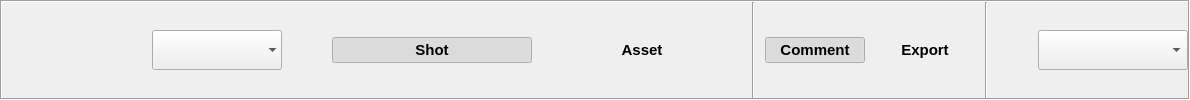
     <widget class="QFrame" name="topMenuFrame">
      <property name="sizePolicy">
       <sizepolicy hsizetype="Preferred" vsizetype="Minimum">
        <horstretch>0</horstretch>
        <verstretch>0</verstretch>
       </sizepolicy>
      </property>
      <property name="maximumSize">
       <size>
        <width>16777215</width>
        <height>16777215</height>
       </size>
      </property>
      <property name="frameShape">
       <enum>QFrame::Box</enum>
      </property>
      <property name="frameShadow">
       <enum>QFrame::Sunken</enum>
      </property>
      <layout class="QHBoxLayout" name="horizontalLayout_13">
       <property name="spacing">
        <number>10</number>
       </property>
       <property name="leftMargin">
        <number>150</number>
       </property>
       <property name="topMargin">
        <number>0</number>
       </property>
       <property name="rightMargin">
        <number>0</number>
       </property>
       <property name="bottomMargin">
        <number>0</number>
       </property>
       <item>
        <widget class="QComboBox" name="prj_ComboBox">
         <property name="sizePolicy">
          <sizepolicy hsizetype="Fixed" vsizetype="Fixed">
           <horstretch>0</horstretch>
           <verstretch>0</verstretch>
          </sizepolicy>
         </property>
         <property name="minimumSize">
          <size>
           <width>130</width>
           <height>40</height>
          </size>
         </property>
         <property name="maximumSize">
          <size>
           <width>130</width>
           <height>16777215</height>
          </size>
         </property>
         <property name="font">
          <font>
           <pointsize>15</pointsize>
           <weight>75</weight>
           <bold>true</bold>
          </font>
         </property>
         <property name="editable">
          <bool>false</bool>
         </property>
         <property name="duplicatesEnabled">
          <bool>false</bool>
         </property>
         <property name="frame">
          <bool>false</bool>
         </property>
        </widget>
       </item>
       <item>
        <spacer name="horizontalSpacer_2">
         <property name="orientation">
          <enum>Qt::Horizontal</enum>
         </property>
         <property name="sizeHint" stdset="0">
          <size>
           <width>40</width>
           <height>20</height>
          </size>
         </property>
        </spacer>
       </item>
       <item>
        <widget class="QPushButton" name="shotPushButton">
         <property name="sizePolicy">
          <sizepolicy hsizetype="Minimum" vsizetype="Fixed">
           <horstretch>0</horstretch>
           <verstretch>0</verstretch>
          </sizepolicy>
         </property>
         <property name="minimumSize">
          <size>
           <width>200</width>
           <height>0</height>
          </size>
         </property>
         <property name="font">
          <font>
           <pointsize>11</pointsize>
           <weight>75</weight>
           <bold>true</bold>
          </font>
         </property>
         <property name="styleSheet">
          <string notr="true"/>
         </property>
         <property name="text">
          <string>Shot</string>
         </property>
         <property name="checkable">
          <bool>true</bool>
         </property>
         <property name="checked">
          <bool>true</bool>
         </property>
         <property name="autoExclusive">
          <bool>true</bool>
         </property>
         <property name="flat">
          <bool>true</bool>
         </property>
        </widget>
       </item>
       <item>
        <widget class="QPushButton" name="assetsPushButton">
         <property name="sizePolicy">
          <sizepolicy hsizetype="Minimum" vsizetype="Fixed">
           <horstretch>0</horstretch>
           <verstretch>0</verstretch>
          </sizepolicy>
         </property>
         <property name="minimumSize">
          <size>
           <width>200</width>
           <height>0</height>
          </size>
         </property>
         <property name="font">
          <font>
           <pointsize>11</pointsize>
           <weight>75</weight>
           <bold>true</bold>
          </font>
         </property>
         <property name="styleSheet">
          <string notr="true"/>
         </property>
         <property name="text">
          <string>Asset</string>
         </property>
         <property name="checkable">
          <bool>true</bool>
         </property>
         <property name="autoExclusive">
          <bool>true</bool>
         </property>
         <property name="flat">
          <bool>true</bool>
         </property>
        </widget>
       </item>
       <item>
        <widget class="Line" name="line_14">
         <property name="orientation">
          <enum>Qt::Vertical</enum>
         </property>
        </widget>
       </item>
       <item>
        <widget class="QPushButton" name="commentPushButton">
         <property name="sizePolicy">
          <sizepolicy hsizetype="Minimum" vsizetype="Fixed">
           <horstretch>0</horstretch>
           <verstretch>0</verstretch>
          </sizepolicy>
         </property>
         <property name="minimumSize">
          <size>
           <width>100</width>
           <height>0</height>
          </size>
         </property>
         <property name="font">
          <font>
           <pointsize>11</pointsize>
           <weight>75</weight>
           <bold>true</bold>
          </font>
         </property>
         <property name="text">
          <string>Comment</string>
         </property>
         <property name="checkable">
          <bool>true</bool>
         </property>
         <property name="checked">
          <bool>true</bool>
         </property>
         <property name="autoExclusive">
          <bool>true</bool>
         </property>
         <property name="flat">
          <bool>true</bool>
         </property>
         <attribute name="buttonGroup">
          <string notr="true">buttonGroup</string>
         </attribute>
        </widget>
       </item>
       <item>
        <widget class="QPushButton" name="exportPushButton">
         <property name="sizePolicy">
          <sizepolicy hsizetype="Minimum" vsizetype="Fixed">
           <horstretch>0</horstretch>
           <verstretch>0</verstretch>
          </sizepolicy>
         </property>
         <property name="minimumSize">
          <size>
           <width>100</width>
           <height>0</height>
          </size>
         </property>
         <property name="font">
          <font>
           <pointsize>11</pointsize>
           <weight>75</weight>
           <bold>true</bold>
          </font>
         </property>
         <property name="text">
          <string>Export</string>
         </property>
         <property name="checkable">
          <bool>true</bool>
         </property>
         <property name="checked">
          <bool>false</bool>
         </property>
         <property name="autoExclusive">
          <bool>true</bool>
         </property>
         <property name="autoDefault">
          <bool>false</bool>
         </property>
         <property name="flat">
          <bool>true</bool>
         </property>
         <attribute name="buttonGroup">
          <string notr="true">buttonGroup</string>
         </attribute>
        </widget>
       </item>
       <item>
        <widget class="Line" name="line_15">
         <property name="orientation">
          <enum>Qt::Vertical</enum>
         </property>
        </widget>
       </item>
       <item>
        <spacer name="horizontalSpacer_4">
         <property name="orientation">
          <enum>Qt::Horizontal</enum>
         </property>
         <property name="sizeHint" stdset="0">
          <size>
           <width>40</width>
           <height>20</height>
          </size>
         </property>
        </spacer>
       </item>
       <item>
        <widget class="QComboBox" name="type_ComboBox">
         <property name="sizePolicy">
          <sizepolicy hsizetype="Preferred" vsizetype="Fixed">
           <horstretch>0</horstretch>
           <verstretch>0</verstretch>
          </sizepolicy>
         </property>
         <property name="minimumSize">
          <size>
           <width>150</width>
           <height>40</height>
          </size>
         </property>
         <property name="font">
          <font>
           <pointsize>10</pointsize>
           <weight>75</weight>
           <bold>true</bold>
          </font>
         </property>
        </widget>
       </item>
      </layout>
     </widget>
